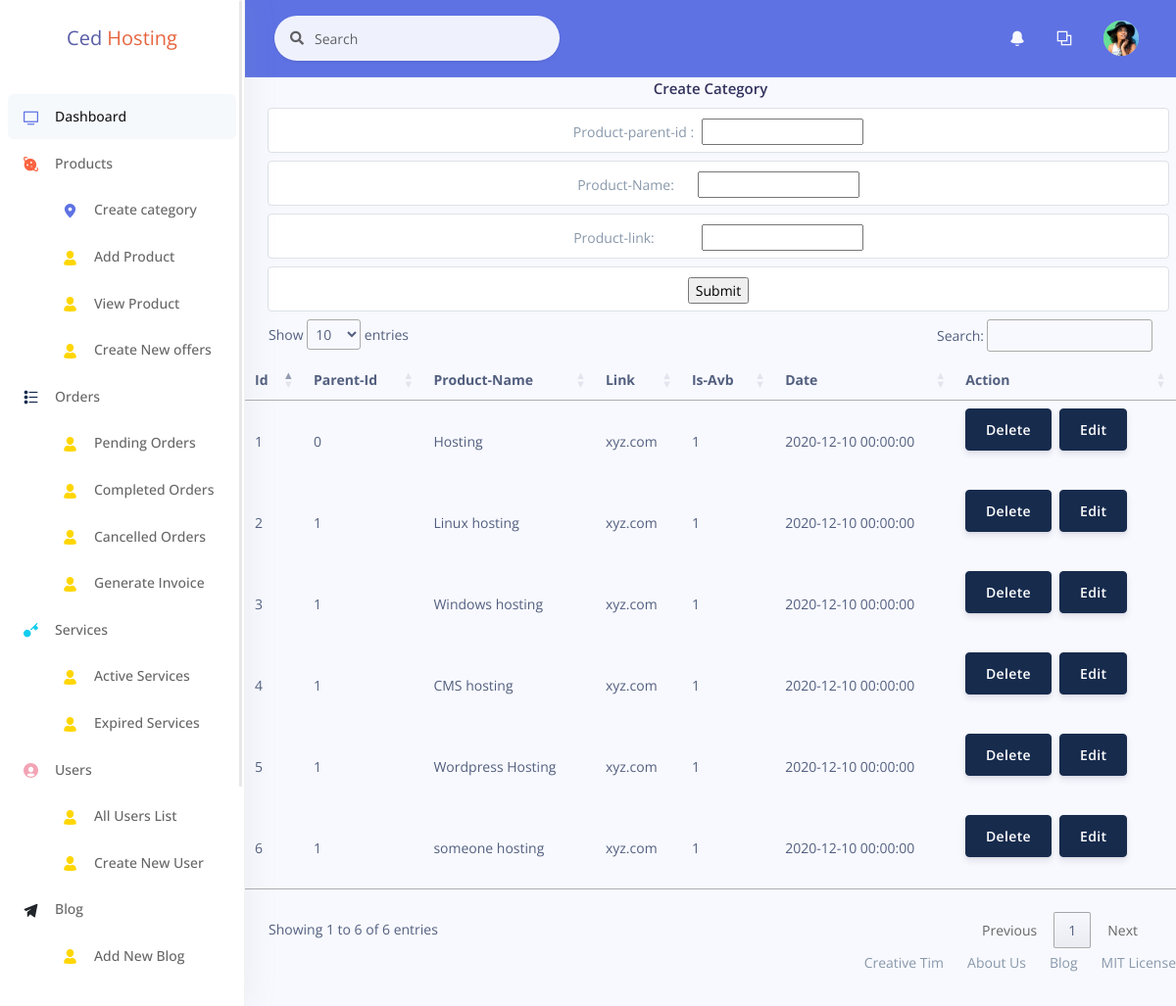
Screenshot of /admin/category.php with the database file from the repository.
### tables this page shows
CREATE TABLE `tbl_product` (
  `id` int(11) NOT NULL,
  `prod_parent_id` int(11) NOT NULL,
  `prod_name` varchar(100) NOT NULL,
  `link` varchar(100) DEFAULT NULL,
  `prod_available` tinyint(1) NOT NULL,
  `prod_launch_date` datetime NOT NULL
);

### class/dbcon.php (called while the page is built, shortened)
<?php
  class DB{
   function __construct(){
    $this->conn=new mysqli("localhost","root", "", "hosting");
   }
  }
?>

### class/product.php (called while the page is built, shortened)
<?php
require_once('dbcon.php');
class Product{
    function cat_print($conn){
        $arry=array();
        $sql="SELECT * from tbl_product";
        $result=$conn->query($sql);
        if ($result->num_rows > 0) {
            while ($row= $result->fetch_assoc()) {
                array_push($arry,$row) ;
            }
            return $arry;
        }
    }
}

### admin/category.php (the view, shortened to what this page needs)
<?php
require_once('header.php');
require_once('../class/product.php');
require_once('../class/dbcon.php');
$obj= new DB();
$obj2=new Product();
?>
<div class=container>
    <form  method="POST"><center>
<h4 class="h4">Create Category</h4>
<div class="form-control m-2">
    Product-parent-id :<input type ="text" name="id" class="ll id ml-2">
</div>
<div class="form-control m-2">
    Product-Name:<input type ="text" name="name" class="ll id ml-4">
</div>
<div class="form-control m-2">
    Product-link:<input type ="text" name="link" class="ll id ml-5 ">
</div>
<div class="form-control m-2">
 <input type ="Submit" name="submit" class="submit"></center>
</div>
<?php
  $back=$obj2->cat_print($obj->conn);
  $a= '<table id="myTable"><thead><tr><th>Id</th><th>Parent-Id</th><th>Product-Name</th><th>Link</th><th>Is-Avb</th><th>Date</th><th>Action</th></thead></tr><tbody><tr>';
  foreach($back as $val){
    $a.='<td>'.$val['id'].'</td>';
    $a.='<td>'.$val['prod_parent_id'].'</td>';
    $a.='<td>'.$val['prod_name'].'</td>';
    $a.='<td>'.$val['link'].'</td>';
    $a.='<td>'.$val['prod_available'].'</td>';
    $a.='<td>'.$val['prod_launch_date'].'</td>';
    $a.='<td><a href="cat_del.php?id='.$val['id'].'" class="btn btn-default btn-rounded mb-4 sa">Delete</a><a href="cat_del.php?eid='.$val['id'].'" class="btn btn-default btn-rounded mb-4" data-toggle="modal" data-target="#modalLoginForm'.$val['id'].'">Edit</a></td></tr>';
  }
  $a.='</tbody></table>';
  echo $a;
?>
</div>
<?php
require_once('footer.php');
?>

### admin/header.php (shortened to what this page needs)
<!DOCTYPE html>
<html>
<head>
  <link rel="stylesheet" href="assets/vendor/nucleo/css/nucleo.css" type="text/css">
  <link rel="stylesheet" href="assets/vendor/@fortawesome/fontawesome-free/css/all.min.css" type="text/css">
  <link rel="stylesheet" href="assets/css/argon.css?v=1.2.0" type="text/css">
  <link rel="stylesheet" href="https://cdn.datatables.net/1.10.22/css/jquery.dataTables.min.css" type="text/css">
</head>
<body>
  <nav class="sidenav navbar navbar-vertical  fixed-left  navbar-expand-xs navbar-light bg-white" id="sidenav-main">
    <div class="scrollbar-inner">
      <div class="sidenav-header  align-items-center">
        <a class="navbar-brand" href="javascript:void(0)">
        <span style="color: #585CA7;">Ced</span> <span style="color: #e7663f;">Hosting</span>
        </a>
      </div>
      <div class="navbar-inner">
        <div class="collapse navbar-collapse" id="sidenav-collapse-main">
          <ul class="navbar-nav">
<li class="nav-item">
<a class="nav-link active" href="admin.php">
<i class="ni ni-tv-2 text-primary"></i>
<span class="nav-link-text">Dashboard</span>
</a>
</li>
<li class="nav-item">
<a class="nav-link" href="">
<i class="ni ni-planet text-orange"></i>
<span class="nav-link-text">Products</span>
</a>
</li>
<ul class="nav-item">
<a class="nav-link" href="category.php">
<i class="ni ni-pin-3 text-primary"></i>
<span class="nav-link-text">Create category</span>
</a>
</ul>
<ul class="nav-item">
<a class="nav-link" href="product.php">
<i class="ni ni-single-02 text-yellow"></i>
<span class="nav-link-text">Add Product</span>
</a>
</ul>
<ul class="nav-item">
<a class="nav-link" href="">
<i class="ni ni-single-02 text-yellow"></i>
<span class="nav-link-text">View Product</span>
</a>
</ul>
<ul class="nav-item">
<a class="nav-link" href="">
<i class="ni ni-single-02 text-yellow"></i>
<span class="nav-link-text">Create New offers</span>
</a>
</ul>
<li class="nav-item">
<a class="nav-link" href="">
<i class="ni ni-bullet-list-67 text-default"></i>
<span class="nav-link-text">Orders</span>
</a>
</li>
<ul class="nav-item">
<a class="nav-link" href="">
<i class="ni ni-single-02 text-yellow"></i>
<span class="nav-link-text">Pending Orders</span>
</a>
</ul>
<ul class="nav-item">
<a class="nav-link" href="">
<i class="ni ni-single-02 text-yellow"></i>
<span class="nav-link-text">Completed Orders</span>
</a>
</ul>
<ul class="nav-item">
<a class="nav-link" href="">
<i class="ni ni-single-02 text-yellow"></i>
<span class="nav-link-text">Cancelled Orders</span>
</a>
</ul>
<ul class="nav-item">
<a class="nav-link" href="">
<i class="ni ni-single-02 text-yellow"></i>
<span class="nav-link-text">Generate Invoice</span>
</a>
</ul>
<li class="nav-item">
<a class="nav-link" href="">
<i class="ni ni-key-25 text-info"></i>
<span class="nav-link-text">Services</span>
</a>
</li>
<ul class="nav-item">
<a class="nav-link" href="">
<i class="ni ni-single-02 text-yellow"></i>
<span class="nav-link-text">Active Services</span>
</a>
</ul>
<ul class="nav-item">
<a class="nav-link" href="">
<i class="ni ni-single-02 text-yellow"></i>
<span class="nav-link-text">Expired Services</span>
</a>
</ul>
<li class="nav-item">
<a class="nav-link" href="">
<i class="ni ni-circle-08 text-pink"></i>
<span class="nav-link-text">Users</span>
</a>
</li>
<ul class="nav-item">
<a class="nav-link" href="">
<i class="ni ni-single-02 text-yellow"></i>
<span class="nav-link-text">All Users List</span>
</a>
</ul>
<ul class="nav-item">
<a class="nav-link" href="">
<i class="ni ni-single-02 text-yellow"></i>
<span class="nav-link-text">Create New User</span>
</a>
</ul>
<li class="nav-item">
<a class="nav-link" href="">
<i class="ni ni-send text-dark"></i>
<span class="nav-link-text">Blog</span>
</a>
</li>
<ul class="nav-item">
<a class="nav-link" href="">
<i class="ni ni-single-02 text-yellow"></i>
<span class="nav-link-text">Add New Blog</span>
</a>
</ul>
<ul class="nav-item">
<a class="nav-link" href="">
</a>
</ul>
</ul>
        </div>
      </div>
    </div>
  </nav>
  <div class="main-content" id="panel">
    <nav class="navbar navbar-top navbar-expand navbar-dark bg-primary border-bottom">
      <div class="container-fluid">
        <div class="collapse navbar-collapse" id="navbarSupportedContent">
          <form class="navbar-search navbar-search-light form-inline mr-sm-3" id="navbar-search-main">
            <div class="form-group mb-0">
              <div class="input-group input-group-alternative input-group-merge">
                <div class="input-group-prepend">
                  <span class="input-group-text"><i class="fas fa-search"></i></span>
                </div>
                <input class="form-control" placeholder="Search" type="text">
              </div>
            </div>
          </form>
          <ul class="navbar-nav align-items-center  ml-md-auto ">
            <li class="nav-item dropdown">
              <a class="nav-link" href="#" role="button" data-toggle="dropdown" aria-haspopup="true" aria-expanded="false">
                <i class="ni ni-bell-55"></i>
              </a>
            </li>
            <li class="nav-item dropdown">
              <a class="nav-link" href="#" role="button" data-toggle="dropdown" aria-haspopup="true" aria-expanded="false">
                <i class="ni ni-ungroup"></i>
              </a>
            </li>
          </ul>
          <ul class="navbar-nav align-items-center  ml-auto ml-md-0 ">
            <li class="nav-item dropdown">
              <a class="nav-link pr-0" href="#" role="button" data-toggle="dropdown" aria-haspopup="true" aria-expanded="false">
                <div class="media align-items-center">
                  <span class="avatar avatar-sm rounded-circle">
                    <img alt="Image placeholder" src="assets/img/theme/team-4.jpg">
                  </span>
                </div>
              </a>
            </li>
          </ul>
        </div>
      </div>
    </nav>

### admin/footer.php (shortened to what this page needs)
      <footer class="footer pt-0">
        <div class="row align-items-center justify-content-lg-between">
          <div class="col-lg-6">
            <div class="copyright text-center  text-lg-left  text-muted">
              &copy; 2020 <a href="https://www.creative-tim.com" class="font-weight-bold ml-1" target="_blank">Creative Tim</a>
            </div>
          </div>
          <div class="col-lg-6">
            <ul class="nav nav-footer justify-content-center justify-content-lg-end">
              <li class="nav-item">
                <a href="https://www.creative-tim.com" class="nav-link" target="_blank">Creative Tim</a>
              </li>
              <li class="nav-item">
                <a href="https://www.creative-tim.com/presentation" class="nav-link" target="_blank">About Us</a>
              </li>
              <li class="nav-item">
                <a href="http://blog.creative-tim.com" class="nav-link" target="_blank">Blog</a>
              </li>
              <li class="nav-item">
                <a href="https://github.com/creativetimofficial/argon-dashboard/blob/master/LICENSE.md" class="nav-link" target="_blank">MIT License</a>
              </li>
            </ul>
          </div>
        </div>
      </footer>
</body>
</html>

### rows the page displays
tbl_product: id "1", prod_parent "0", prod_name "Hosting", link "xyz.com", prod_available "1", prod_launch_date "2020-12-10 00:00:00"
tbl_product: id "2", prod_parent "1", prod_name "Linux hosting", link "xyz.com", prod_available "1", prod_launch_date "2020-12-10 00:00:00"
tbl_product: id "3", prod_parent "1", prod_name "Windows hosting", link "xyz.com", prod_available "1", prod_launch_date "2020-12-10 00:00:00"
tbl_product: id "4", prod_parent "1", prod_name "CMS hosting", link "xyz.com", prod_available "1", prod_launch_date "2020-12-10 00:00:00"
tbl_product: id "5", prod_parent "1", prod_name "Wordpress Hosting", link "xyz.com", prod_available "1", prod_launch_date "2020-12-10 00:00:00"
tbl_product: id "6", prod_parent "1", prod_name "someone hosting", link "xyz.com", prod_available "1", prod_launch_date "2020-12-10 00:00:00"
